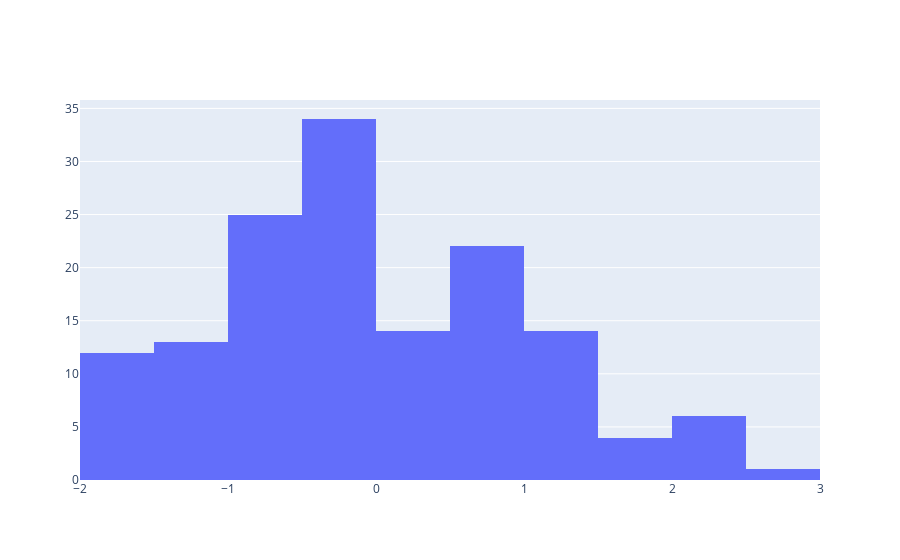

The code cell stored with this chart in its notebook:
### Code cell
# Get a visual of the distribution of values
import plotly.graph_objects as go
display(go.Figure(data=go.Histogram(x=cpi['Value']))) # Right skewed

### Figure 1 — Plotly figure (JSON) as saved in the notebook; plotly's stock layout.template omitted (floating-point values rounded to 4 significant figures; data arrays with more than 128 entries replaced by an {"elided": "..."} marker saying what was removed)
{"data": [{"type": "histogram", "x": {"elided": "145 float values"}}], "layout": {}}
